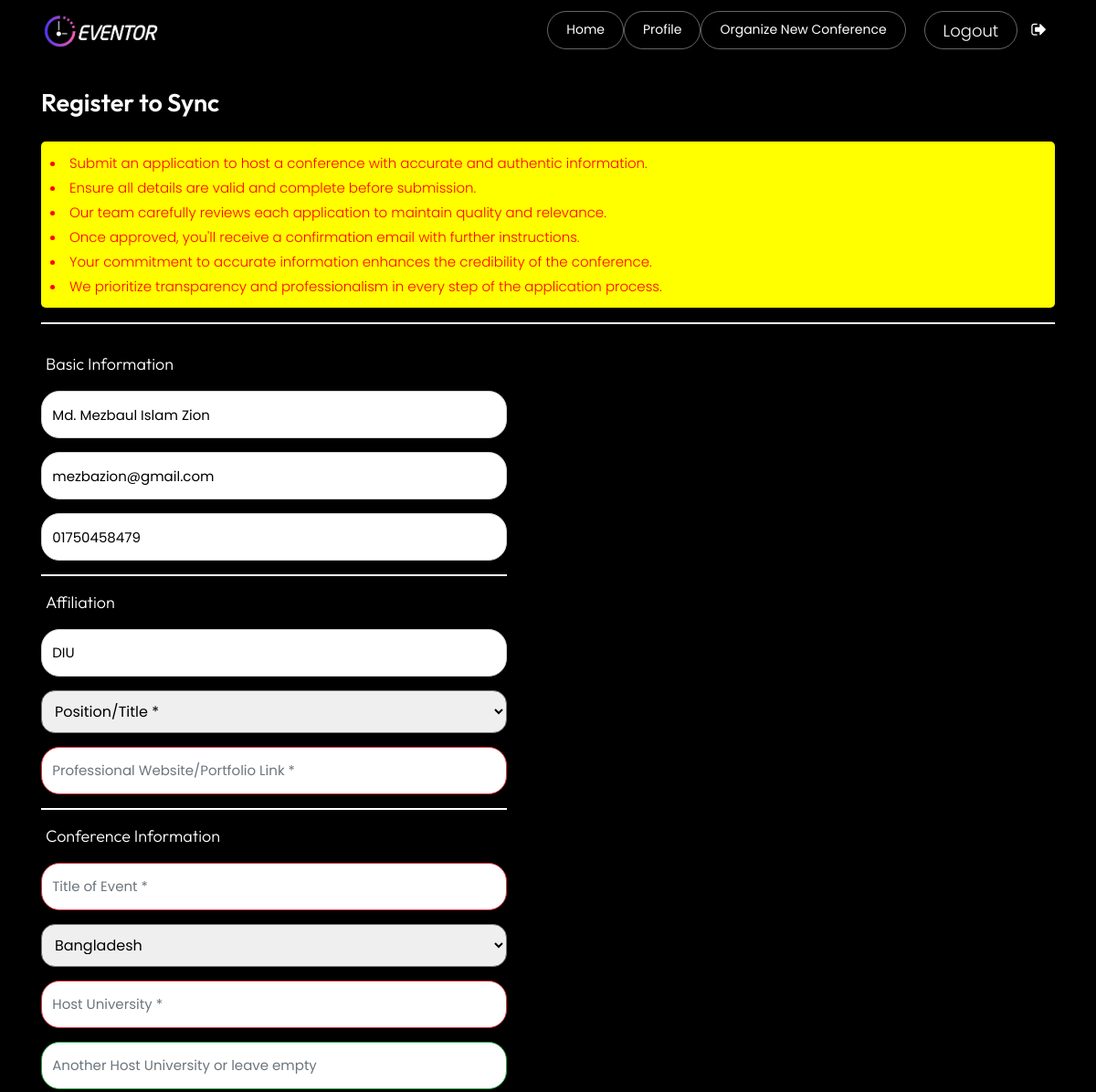
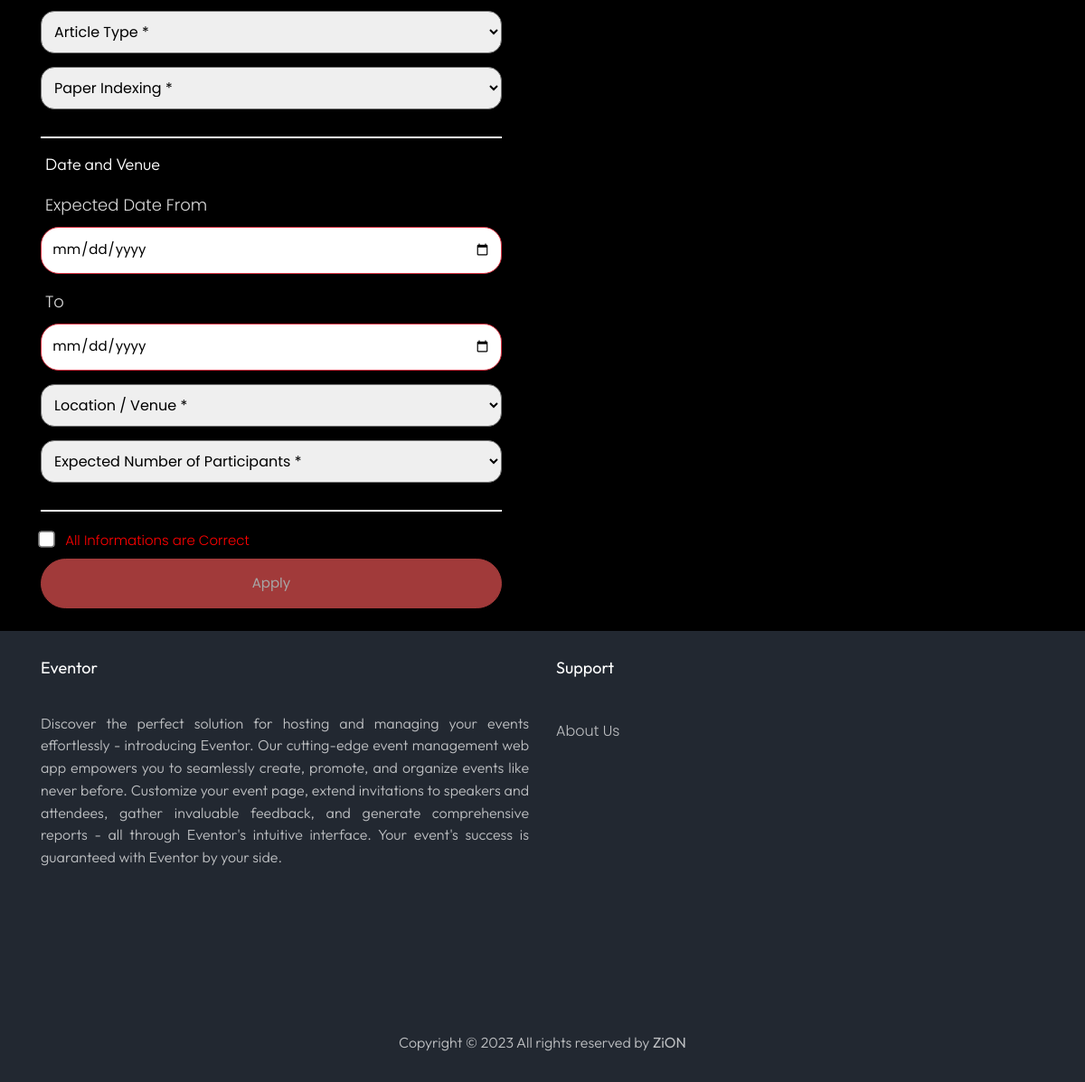
The app's page /application-form.php (signed in) with its own data (2 pictures, top to bottom).
### tables this page shows
CREATE TABLE `users` (
  `id` varchar(100) NOT NULL,
  `name` varchar(200) NOT NULL,
  `mail` varchar(50) NOT NULL,
  `phone` varchar(20) NOT NULL,
  `institute` varchar(150) NOT NULL,
  `position` varchar(100) NOT NULL,
  `country` varchar(50) NOT NULL,
  `state` varchar(30) NOT NULL,
  `avatar` varchar(100) NOT NULL DEFAULT 'img_default_avatar.jpg',
  `password` varchar(50) NOT NULL,
  `login_time` timestamp NOT NULL DEFAULT current_timestamp() ON UPDATE current_timestamp()
);

### application-form.php (the view, shortened to what this page needs)
<!DOCTYPE html>
<html lang="en">
<?php
include "db/connect.php";
include "cssjs/css.php";
include "./server/session-manager.php";
?>
<head>
</head>
<body>
  <?php
  include("includes/alert.php");
  ?>
  <section class="ftco-section contact-section ftco-degree-bg" style="background-color:black;padding: 10px;">
    <div class="container">
      <h1 style="color:white">Register to Sync</h1>
      <div
        style="border-radius:5px;padding:10px;text-align:justify;color:white;font-size:15px;color:red;background-color:yellow;">
        <li>Submit an application to host a conference with accurate and authentic information.</li>
        <li>Ensure all details are valid and complete before submission.</li>
        <li>Our team carefully reviews each application to maintain quality and relevance.</li>
        <li>Once approved, you'll receive a confirmation email with further instructions.</li>
        <li>Your commitment to accurate information enhances the credibility of the conference.</li>
        <li>We prioritize transparency and professionalism in every step of the application process.</li>
      </div>
      <div class="alertpopup" id="application_msg">
      </div>
      <?php
      $sql = "SELECT * FROM `users` WHERE `id` = '$user_id'";
      $result = mysqli_query($con, $sql);
      $row = $result->fetch_assoc();
      ?>
      <hr style="border:1px solid white">
      <div class="row block-9">
        <div class="col-md-6 pr-md-5">
          <form id="application_form" onsubmit="return false" class="was-validated">
            <p style="color:white;margin-left:5px;margin-top:15px">Basic Information</p>
            <div class="form-group">
              <input disabled type="text" name="full_name" class="form-control field-border"
                value="<?php echo $row['name']; ?>">
            </div>
            <div class="form-group">
              <input disabled type="email" name="email" class="form-control field-border"
                value="<?php echo $row['mail']; ?>">
            </div>
            <div class="form-group">
              <input disabled type="text" class="form-control field-border" name="phone"
                value="<?php echo $row['phone']; ?>">
            </div>
            <hr style="border:1px solid white">
            <p style="color:white;margin-left:5px">Affiliation</p>
            <div class="form-group">
              <input disabled type="text" class="form-control field-border" name="college"
                value="<?php echo $row['institute']; ?>">
            </div>
            <select class="state-select" id="position" name="position" required>
              <option disabled selected>Position/Title *</option>
            </select>
            <br>
            <div class="form-group">
              <input type="text" class="form-control field-border" name="web_link"
                placeholder="Professional Website/Portfolio Link *" required>
            </div>
            <hr style="border:1px solid white">
            <p style="color:white;margin-left:5px">Conference Information</p>
            <div class="form-group">
              <input type="text" class="form-control field-border" name="title" placeholder="Title of Event *" required>
            </div>
            <select class="state-select" id="country" name="country" required>
              <option value="Bangladesh" selected>Bangladesh</option>
            </select>
            <div class="form-group">
              <input type="text" class="form-control field-border" name="host" placeholder="Host University *" required>
            </div>
            <div class="form-group">
              <input type="text" class="form-control field-border" name="sub_host"
                placeholder="Another Host University or leave empty">
            </div>
            <select class="state-select" id="type" name="type" required>
              <option disabled selected>Article Type *</option>
            </select>
            <select class="state-select" id="indexing" name="indexing" required>
              <option disabled selected>Paper Indexing *</option>
            </select>
            <hr style="border:1px solid white">
            <p style="color:white;margin-left:5px">Date and Venue</p>
            <div class="form-group">
              <label for="startdate" style="margin-left:5px;color:#ddd">Expected Date From</label>
              <input type="date" class="form-control field-border" name="startdate" placeholder="Expected Date"
                required>
            </div>
            <div class="form-group">
              <label for="enddate" style="margin-left:5px;color:#ddd">To</label>
              <input type="date" class="form-control field-border" name="enddate" placeholder="Expected End Date"
                required>
            </div>
            <select class="state-select" id="location" name="location" onchange="showInputField()" required>
              <option disabled selected>Location / Venue *</option>
            </select>
            <select class="state-select" id="participants" name="participants" required>
              <option disabled selected>Expected Number of Participants *</option>
            </select>
            <hr style="border:1px solid white">
            <label style="font-size: 15px; color: red;">
              <input style="transform:scale(1.4); margin-right:10px;" type="checkbox" id="termsCheckbox"
                onchange="enableSubmit()">
              All Informations are Correct
            </label>
            <div class="form-group">
              <input style="width:100%" value="Apply" id="submitButton" type="submit" name="apply_button"
                class="btn btn-primary py-3 px-5 " disabled required>
            </div>
          </form>
        </div>
      </div>
    </div>
  </section>
  <?php
  include "includes/footer.php";
  ?>
</body>
</html>

### css/cards.css (style rules this page uses)
:root { font-size: 15px; --var-soft-blue: hsl(215, 51%, 70%); --var-cyan: hsl(178, 100%, 50%); --var-main-darkest: hsl(217, 54%, 11%); --var-card-dark: hsl(216, 50%, 16%); --var-line-dark: hsl(215, 32%, 27%); --var-lightest: white; --var-heading: normal normal 600 1.5em/1.6em 'Outfit', sans-serif; --var-small-heading: normal normal 400 1em/1em 'Outfit', sans-serif; --var-para: normal normal 300 1em/1.55em 'Outfit', sans-serif; }
*, *::before, *::after { margin: 0; }
body { background-color: var(--var-main-darkest); }
h1 { font: var(--var-heading); color: var(--var-lightest); padding: .5em 0; }
p { font: var(--var-para); color: var(--var-soft-blue); }
@media (min-width:600px) { body { font-size: 18px; } }

### application-form.php (style rules this page uses)
.field-border { border-radius: 20px; }
.state-select { width: 100%; font-size: 16px; padding: 10px; border-radius: 15px; margin-bottom: 15px; }

### records on screen
users: full_name "Md. Mezbaul Islam Zion", email "mezbazion@gmail.com", phone "01750458479", college "DIU"
